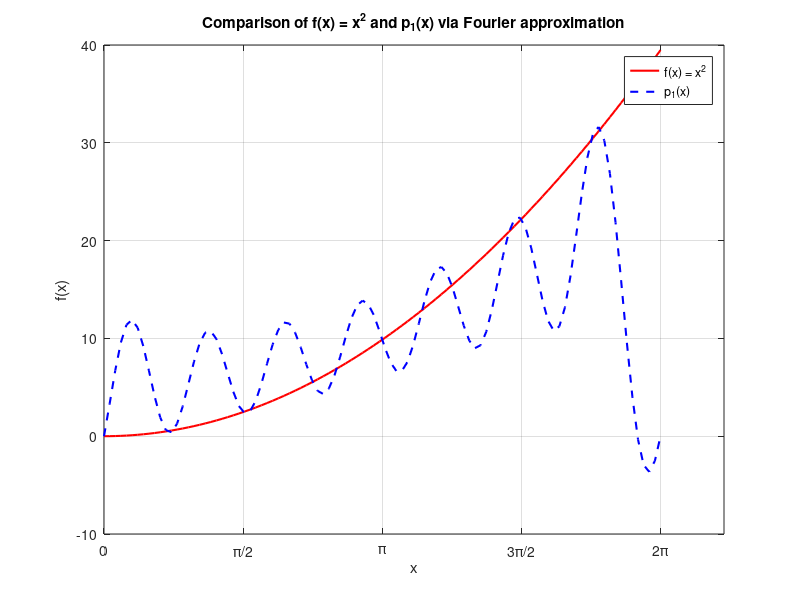
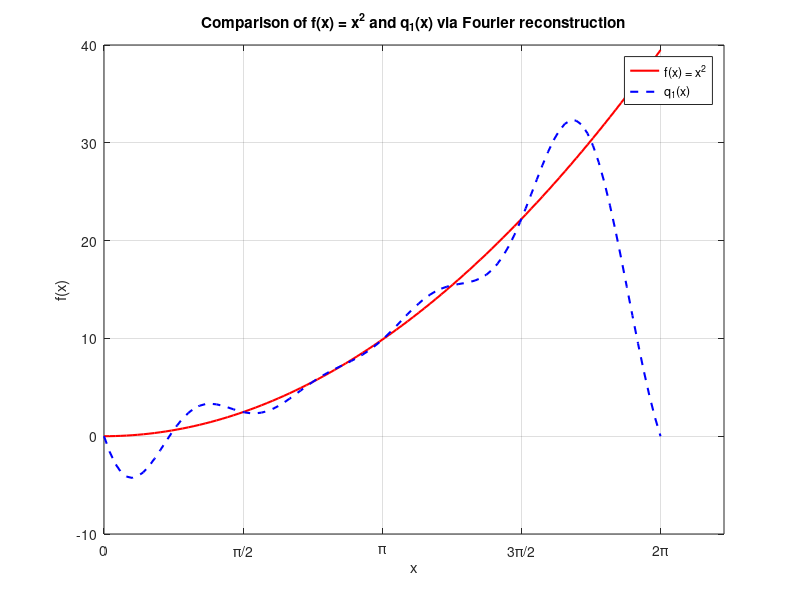

These figures' MATLAB source, in order:
% Exercise 1
disp("Exercise 1:");
b = [1; 1; 2; -2];

v_1 = [1; 2; -1; 0];
v_2 = [0; 1; -2; -1];
v_3 = [1; 0; 3; 2];
A = [v_1 v_2 v_3];

% Augment A' * A and A' * b to solve via row operation
A_hat = A' * A;
b_hat = A' * b;
A_tilde = [A_hat b_hat];
disp(rref(A_tilde)); % Note: A is not full-rank. so let z be free variable

% The computed solution vector
z = 0; % arbitrary value due to linear dependence
y = -0.5 + 2 * z;
x = 0.5 - z;
v = [x; y; z];
disp(v);

% Now, computing the closest points from b vector to the subspace spanned
% by v_1, v_2, and v_3
closestPoint = A * v;
fprintf("The closest points is:\n");
disp(closestPoint);

% Answer integrity check via direct least square:
fprintf("Answer check via least square:\n");
x_star = A \ b;
closestPoint = A * x_star;
disp(closestPoint);

% Exercise 2
disp("Exercise 2:");
A = [1 2 -1; 0 -2 3; 1 5 -1; -3 1 1];
b = [0; 5; 6; 8];

disp("Calculate least square via x* = (A^T * A)^-1 * A^T * b:");
x_star = (A' * A)^-1 * A' * b;
disp(x_star);

% Imported backward-sub function from previous assignments
function x = myBackwardSubstitution(U, c)
    [n_U, m_U] = size(U);
    [n_c, m_c] = size(c);

    % Check matrices dimensions
    if n_c ~= n_U || m_U ~= n_U || m_c ~= 1
        error("Dimensions of U is not n*n or c is not n*1.");
    end

    x = zeros(n_U, 1); % Initialize solution vector
    
    % Iterate through the rows in ascending order
    for i = n_U: -1: 1
        sum = c(i); % Acquire RHS values for the current row
        
        % Subtract the already computed x values
        for j = i + 1: n_U
            sum = sum - U(i, j) * x(j);
        end

        % Divide the diagonal element
        x(i) = sum / U(i, i);
    end
end

[Q, R] = qr(A, 0); % "Economy-sized" QR for optimized use on A with more rows than cols
x_qrstar = myBackwardSubstitution(R, Q' * b); % Solving Rx = Q^T * b
disp("Least square using QR-factorization:");
disp(x_qrstar);

% Exercise 3
disp("Exercise 3:");
years = 1989:1999;
prices = [86.4, 89.8, 92.8, 96.0, 99.6, 103.1, 106.3, 109.5, 113.3, 120.0, 129.5];

% Construct A matrix where 1st col = constant 1; 2nd col = years starting
% from 0
A = [ones(length(years), 1) years'];
b = prices'; % transposed to vertical vector

x_star = (A' * A)^-1 * A' * b;

% Acquire equation from x_star
alpha = x_star(1);
beta = x_star(2);
fprintf("Equation of least square line is about: y = %.2f + %.2fx\n", alpha, beta);

% Estimate the median price of a house in the year 2005 & 2010
price_2005 = alpha + 2005 * beta;
price_2010 = alpha + 2010 * beta;

fprintf("Estimated median price in 2005: $%.2f thousand\n", price_2005);
fprintf("Estimated median price in 2010: $%.2f thousand\n\n", price_2010);

% Exercise 4
disp("Exercise 4:");

% Part a:
n = 8; % # of sample points
f = zeros(n, 1); % init sample vector f

% Compute f(j * (2pi)/8) for j = 0, 1, ..., 7
for j = 0:n-1
    x = (j * 2 * pi) / n;
    f(j + 1) = x^2; % solves f(x) & accounts for matlab indexing
end
disp("Sample vector f:");
disp(f);

% Part b) 
zeta_8 = exp(1i * 2 * pi / n); % ζ8
omega = zeros(n, n); % matrix to hold w_ks

for k = 0:n-1
    for j = 0:n-1
        omega(j + 1, k + 1) = zeta_8^(j * k); % ζ8^kj
    end
end
disp("omega vectors:");
disp(omega);

% Part c:
c = zeros(n, 1); % init coefficient vector

for k = 1:n
    % Compute c_k = ⟨f,ω_k⟩ for k = 0,...,7 and scale by 1/8
    c(k) = (1 / n) * dot(omega(:, k), f);
end
disp("c_k vector:");
disp(c);

% Part d:
% Get range of values from 0 to 2*pi to smooth the graph out
x = linspace(0, 2*pi, 100);

% Compute p1(x) from p(x) = p1(x) + ip2(x).
% Let a be the real coefficient of c and b be the imaginary coefficent of c.
% p(x) is computed as p(x) = (a + ib)(cos(nx) + isin(nx)), which condenses
% into p(x) = (acos(nx) - bsin(nx)) + i(asin(nx) + bcos(nx)).
% p1(x) = acos(nx) - bsin(nx), p2(x) = aisin(nx) + bisin(nx).
p1 = zeros(size(x));
for k = 0:n-1
    p1 = p1 + real(c(k + 1)) * cos(k * x) - imag(c(k + 1)) * sin(k * x);
end
disp("p_1 values:");
disp(p1);

% Part e:
f_x = x.^2; % f(x) = x^2

% Plot f(x) and p_1(x)
figure;
plot(x, f_x, "r-", "LineWidth", 1.5);
hold on;
plot(x, p1, 'b--', 'LineWidth', 1.5);
hold off;

xticks([0 pi/2 pi 3*pi/2 2*pi]);
xticklabels({'0', '\pi/2', '\pi', '3\pi/2', '2\pi'});
grid on;

% Labels
title("Comparison of f(x) = x^2 and p_1(x) via Fourier approximation");
xlabel("x");
ylabel("f(x)");
legend("f(x) = x^2", "p_1(x)");

% Part f:
zeta_8 = exp(1i * 2 * pi / n); % ζ8
omega = zeros(n, n); % matrix to hold w_ks

% Iterate over k from -4 to 3
i = 1; % for index mapping
for k = -4:3
    for j = 0:n-1
        omega(j + 1, i) = zeta_8^(j * k); % ζ8^(kj)
    end
    i = i + 1;
end
disp("Shifted omega vectors:");
disp(omega);

c = zeros(n, 1); % init modified coefficient vector

for k = 1:n
    c(k) = (1 / n) * dot(omega(:, k), f);  % Compute the inner product and scale by 1/8
end
disp("Shifted c_k vectors:");
disp(c);

% Part g:
q1 = zeros(size(x));

% Same explanation for computing q1 as explained in part d. We only want to
% graph the real numbers.
i = 1; % To keep track of c vector position to read from
for k =-4:3
    q1 = q1 + real(c(i)) * cos(k * x) - imag(c(i)) * sin(k * x);
    i = i + 1;
end

% Part h:
figure;
plot(x, f_x, "r-", "LineWidth", 1.5);
hold on;
plot(x, q1, 'b--', 'LineWidth', 1.5);
hold off;

xticks([0 pi/2 pi 3*pi/2 2*pi]);
xticklabels({'0', '\pi/2', '\pi', '3\pi/2', '2\pi'});
grid on;

% Labels
title("Comparison of f(x) = x^2 and q_1(x) via Fourier reconstruction");
xlabel("x");
ylabel("f(x)");
legend("f(x) = x^2", "q_1(x)");
